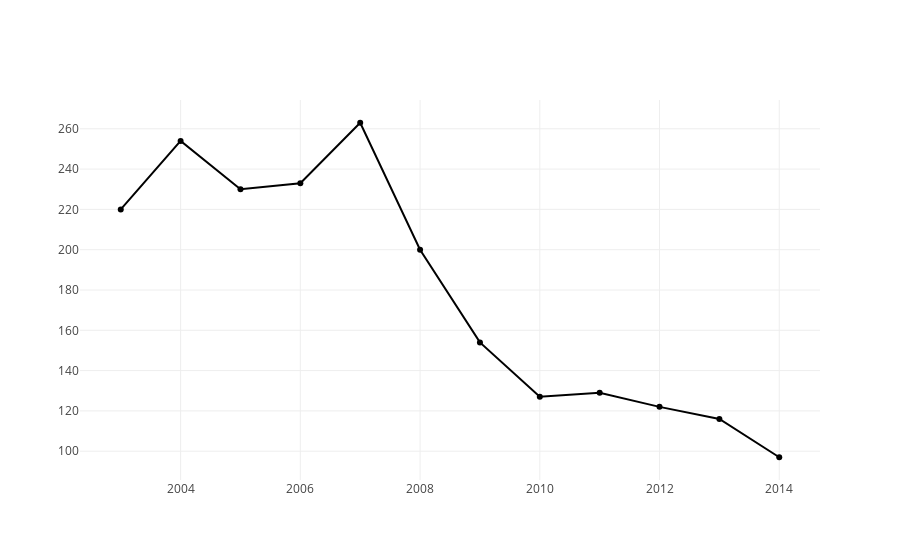

The notebook cell saved with this chart:
### Code cell
# Create a trace
trace = go.Scatter(
    x = smrti_sum["leto"],
    y = smrti_sum["st_smrt"],
    marker=dict(
        color='#000000',
    )
)

data = [trace]
iplot(data, filename='basic-line')

### Figure 1 — Plotly figure (JSON) as saved in the notebook; plotly's stock layout.template omitted (floating-point values rounded to 4 significant figures)
{"data": [{"marker": {"color": "#000000"}, "type": "scatter", "x": [2014, 2013, 2012, 2011, 2010, 2009, 2008, 2007, 2006, 2005, 2004, 2003], "y": [97, 116, 122, 129, 127, 154, 200, 263, 233, 230, 254, 220]}], "layout": {}}
